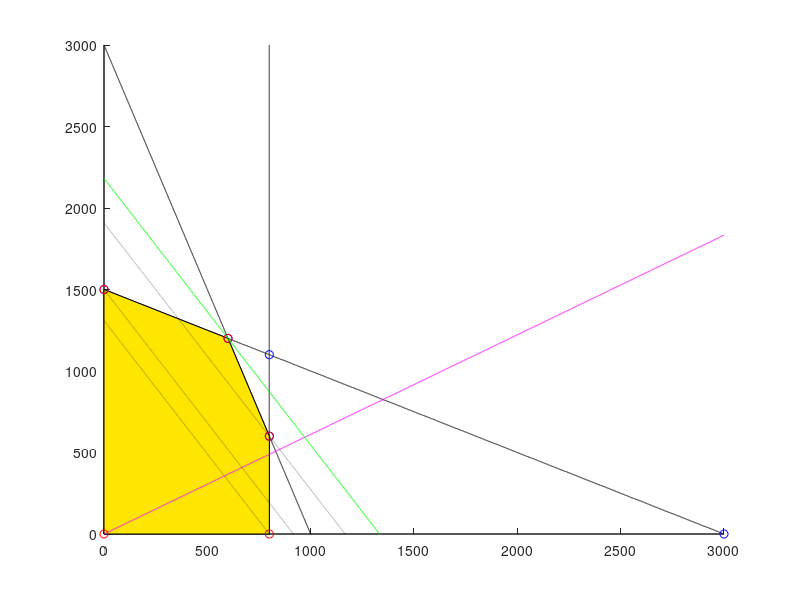

Write MATLAB code to recreate this figure.
clc
clear all
close all
% A = [2,1;3,3;2,0;1,0;0,1]
% B = [10;24;8;0;0]
% Z = [-1;-1;-1;1;1]
% F = [300,200]

A = [0.1,0.2;0.3,0.1;0.5,0;1,0;0,1]
B = [300;300;400;0;0]
Z = [-1;-1;-1;1;1]
F = [90,55]

P = [];
% tworzenie macierzy punktow przeciecia
for a = 1:size(A,1)
    for b = a+1:size(A,1)
        C = [A(a,:);A(b,:)];
        D = [B(a);B(b)];
        if det(C) ~= 0
            P = [P, inv(C) * D];
        end
    end
end
% tworzenie macierzy dopuszczalnych punktow przeciecia
W = [];
S = A*P;
for i = 1:size(P,2)
    L = true;
    for j = 1:size(A,1)
        if ( S(j,i) - B(j) ) * Z(j) < 0
            L = false;
        end
    end
    if L
        W = [W, P(:,i)]
    end
end

% wyznaczanie punktu maksymalnego zysku
G = F*W;
max_index = 1;
for i = 1:size(W,2)
    if (G(i) > G(max_index))
        max_index = i;
    end
end
msg = ["Maksymalny zysk to:", G(max_index), "dla punktu: ", W(1,max_index), W(2,max_index)];
disp(msg);
figure
hold on

% wyznaczanie maksymalnych x i y na wykresie
max_x = max(P(1,:));
max_y = max(P(2,:));
% ograniczenia osi wykresu
xlim([0 max([max_x, max_y])]);
ylim([0 max([max_x, max_y])]);
% zaznaczanie ograniczen
for i = 1:size(A,1)
    a = A(i,1);
    b = A(i,2);
    c = B(i);
    if (A(i,2) == 0)
        y = 0:0.1:max_y;
        x = c/a + y*0;
    else
        x = [0:0.1:max_x];
        y = -(a/b) * x + (c/b);
    end
    plot(x,y,'color', "black");
end

% tu skonczyles
% for i = 1:size(W,2)
%     c = (-F(1) * W(i,1)) - (F(2) * W(i,2));
%     y = -(W(i,1)/W(i,2)) * X + (W(i,1)/W(i,2) * )
%     plot()
% end

% kolorowanie obszaru rozwiazan
id = convhull(W(1,:),W(2,:));
fill(W(1,id),W(2,id), [1 0.9 0])

% zaznaczanie punktow przeciecia
for i = 1:size(W,2)
    plot(P(1,i),P(2,i),"blue o");
end
% zaznaczanie dopuszczalnych punktow przeciecia
for i = 1:size(W,2)
    plot(W(1,i),W(2,i),"ro");
end

% drukowanie gradientu
x = [0:0.1:max_x];
G = @(x) x * (F(2) / F(1));
%g = -F(2) / F(1) + x*0;
plot(x,G(x),"color", "magenta")

for i = 1:size(W,2)
    c = (F(1,1) * W(1,i)) + (F(1,2) * W(2,i));
    y = -(F(1,1)/F(1,2)) * (x-W(1,i)) + W(2,i);
    if (i == max_index)
    plot(x,y,'color','green');
    else
    plot(x,y,'color','black','LineStyle',':');
    end
end